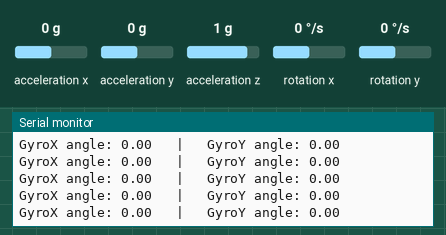
Recording of a program running on a simulated Arduino Mega 2560, built with avr-gcc and run on an emulated ATmega2560. Parts: the last lines printed to the serial monitor. Wiring (inferred from the names in the program): MPU-6050 motion sensor at I2C address 0x68. The test bench sets the inputs (shaded band); at power-on: acceleration x 0 g, acceleration y 0 g, rotation x 0 °/s, rotation y 0 °/s, acceleration z 1 g.

Above: at 1.2 s.
1.3 s: acceleration x set to -1.4 g
At 1.41 s:
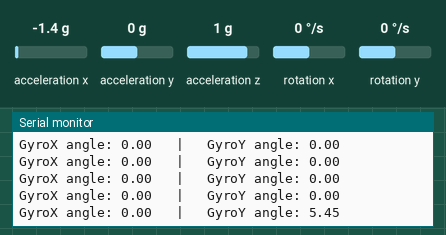
4.3 s: acceleration y set to -1.4 g
At 4.34 s:
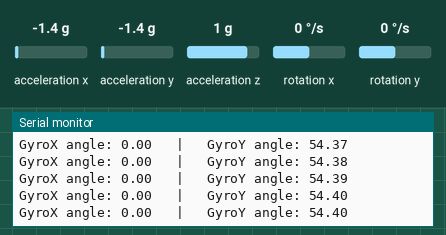
7.3 s: rotation x set to -192 °/s
At 7.34 s:
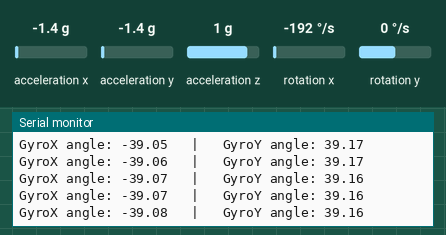
10.3 s: rotation y set to -192 °/s
At 10.31 s:
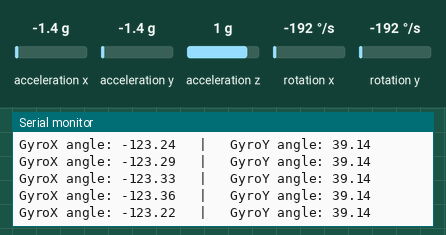
13.3 s: acceleration x set to 0.8 g
At 13.34 s:
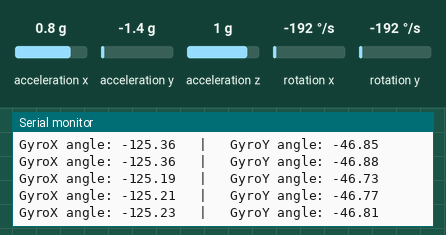
16.3 s: acceleration y set to 0 g
At 16.33 s:
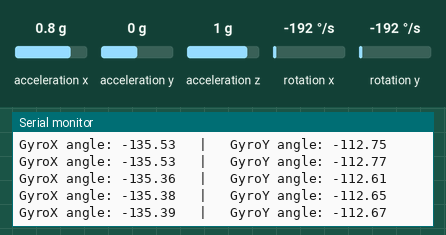
Timing chart, 0 to 19.3 s (numbered marks = the images above; inputs shaded):
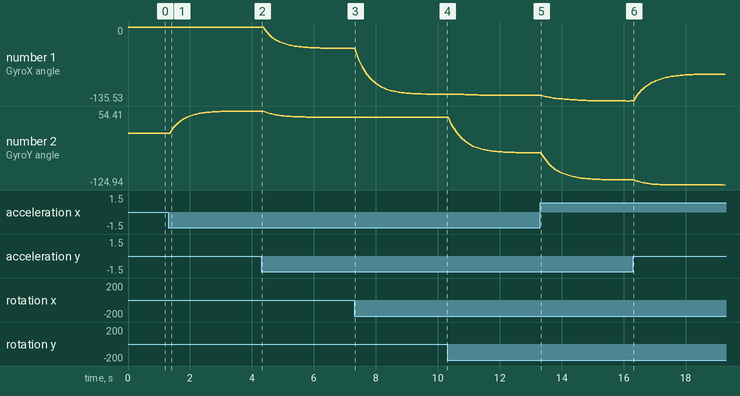

Measured:
- after the input at 1.3 s, the serial monitor: prints a new line after 0.09 s (image 1)
- plotted number 1: 0 → -39.07 after the input at 4.3 s, -39.07 → -123.22 after the input at 7.3 s
- plotted number 2: 0 → 54.4 after the input at 1.3 s, 54.4 → 39.16 after the input at 4.3 s

The program:

main.cpp
```cpp
#include <Arduino.h>
#include <Wire.h>

/*MPU-6050 gives you 16 bits data so you have to create some float constants
*to store the data for accelerations and gyro*/

//Gyro Variables
float elapsedTime, time, timePrev;            //Variables for time control
int gyro_error=0;                             //We use this variable to only calculate once the gyro data error
float Gyr_rawX, Gyr_rawY, Gyr_rawZ;           //Here we store the raw data read
float Gyro_angle_x, Gyro_angle_y;             //Here we store the angle value obtained with Gyro data
float Gyro_raw_error_x, Gyro_raw_error_y;     //Here we store the initial gyro data error

//Acc Variables
int acc_error=0;                              //We use this variable to only calculate once the Acc data error
float rad_to_deg = 180/3.141592654;           //This value is for pasing from radians to degrees values
float Acc_rawX, Acc_rawY, Acc_rawZ;           //Here we store the raw data read
float Acc_angle_x, Acc_angle_y;               //Here we store the angle value obtained with Acc data
float Acc_angle_error_x, Acc_angle_error_y;   //Here we store the initial Acc data error

float Total_angle_x, Total_angle_y;           //Here we store the final total angle

//More variables for the code...
int i;
int mot_activated=0;
long activate_count=0;
long des_activate_count=0;

//////////////////////////////PID FOR ROLL///////////////////////////
float roll_PID, pwm_L_F, pwm_L_B, pwm_R_F, pwm_R_B, roll_error, roll_previous_error;
float roll_pid_p=0;
float roll_pid_i=0;
float roll_pid_d=0;
///////////////////////////////ROLL PID CONSTANTS////////////////////
double roll_kp=4;//3.55
double roll_ki=0.1;//0.003
double roll_kd=0.1;//2.05
float roll_desired_angle = 0;     //This is the angle in which we whant the

//////////////////////////////PID FOR PITCH//////////////////////////
float pitch_PID, pitch_error, pitch_previous_error;
float pitch_pid_p=0;
float pitch_pid_i=0;
float pitch_pid_d=0;
///////////////////////////////PITCH PID CONSTANTS///////////////////
double pitch_kp=4;//3.55
double pitch_ki=0.1;//0.003
double pitch_kd=0.1;//2.05

float pitch_desired_angle = 0;     //This is the angle in which we want the gimbal to stay (for now it will be 0) Joystick for future versions

float PWM_pitch, PWM_roll;

void setup() {
    Serial.begin(9600);
  Wire.begin();
  //begin the wire comunication
  Wire.beginTransmission(0x68);           //begin, Send the slave adress (in this case 68)
  Wire.write(0x6B);                       //make the reset (place a 0 into the 6B register)
  Wire.write(0x00);
  Wire.endTransmission(true);             //end the transmission
  //Gyro config
  Wire.beginTransmission(0x68
  );           //begin, Send the slave adress (in this case 68)
  Wire.write(0x1B);                       //We want to write to the GYRO_CONFIG register (1B hex)
  Wire.write(0x10);                       //Set the register bits as 00010000 (1000dps full scale)
  Wire.endTransmission(true);             //End the transmission with the gyro
  //Acc config
  Wire.beginTransmission(0x68);           //Start communication with the address found during search.
  Wire.write(0x1C);                       //We want to write to the ACCEL_CONFIG register
  Wire.write(0x10);                       //Set the register bits as 00010000 (+/- 8g full scale range)
  Wire.endTransmission(true);

  //Serial.begin(9600);                     //Remember to set this same baud rate to the serial monitor
  time = millis();                        //Start counting time in milliseconds
}//end of setup void


void loop() {

  /////////////////////////////I M U/////////////////////////////////////
  timePrev = time;  // the previous time is stored before the actual time read
  time = millis();  // actual time read
  elapsedTime = (time - timePrev) / 1000;
  /*The tiemeStep is the time that elapsed since the previous loop.
  *This is the value that we will use in the formulas as "elapsedTime"
  *in seconds. We work in ms so we have to divide the value by 1000
  to obtain seconds*/
  /*Reed the values that the accelerometre gives.
  * We know that the slave adress for this IMU is 0x68 in
  * hexadecimal. For that in the RequestFrom and the
  * begin functions we have to put this value.*/
 //////////////////////////////////////Gyro read/////////////////////////////////////
  Wire.beginTransmission(0x68);            //begin, Send the slave adress (in this case 68)
  Wire.write(0x43);                        //First adress of the Gyro data
  Wire.endTransmission(false);
  Wire.requestFrom(0x68,4,true);           //We ask for just 4 registers
  Gyr_rawX=Wire.read()<<8|Wire.read();     //Once again we shif and sum
  Gyr_rawY=Wire.read()<<8|Wire.read();
  /*Now in order to obtain the gyro data in degrees/seconds we have to divide first
  the raw value by 32.8 because that's the value that the datasheet gives us for a 1000dps range*/
  /*---X---*/
  Gyr_rawX = (Gyr_rawX/32.8);
  /*---Y---*/
  Gyr_rawY = (Gyr_rawY/32.8);
  /*Now we integrate the raw value in degrees per seconds in order to obtain the angle
  * If you multiply degrees/seconds by seconds you obtain degrees */
    /*---X---*/
  Gyro_angle_x = Gyr_rawX*elapsedTime;
  /*---X---*/
  Gyro_angle_y = Gyr_rawY*elapsedTime;


  //////////////////////////////////////Acc read/////////////////////////////////////
  Wire.beginTransmission(0x68);     //begin, Send the slave adress (in this case 68)
  Wire.write(0x3B);                 //Ask for the 0x3B register- correspond to AcX
  Wire.endTransmission(false);      //keep the transmission and next
  Wire.requestFrom(0x68,6,true);    //We ask for next 6 registers starting withj the 3B
  /*We have asked for the 0x3B register. The IMU will send a brust of register.
  * The amount of register to read is specify in the requestFrom function.
  * In this case we request 6 registers. Each value of acceleration is made out of
  * two 8bits registers, low values and high values. For that we request the 6 of them
  * and just make then sum of each pair. For that we shift to the left the high values
  * register (<<) and make an or (|) operation to add the low values.
  If we read the datasheet, for a range of+-8g, we have to divide the raw values by 4096*/
  Acc_rawX=(Wire.read()<<8|Wire.read())/4096.0 ; //each value needs two registres
  Acc_rawY=(Wire.read()<<8|Wire.read())/4096.0 ;
  Acc_rawZ=(Wire.read()<<8|Wire.read())/4096.0 ;
 /*Now in order to obtain the Acc angles we use euler formula with acceleration values
 after that we substract the error value found before*/
 /*---X---*/
 Acc_angle_x = (atan((Acc_rawY)/sqrt(pow((Acc_rawX),2) + pow((Acc_rawZ),2)))*rad_to_deg) ;
 /*---Y---*/
 Acc_angle_y = (atan(-1*(Acc_rawX)/sqrt(pow((Acc_rawY),2) + pow((Acc_rawZ),2)))*rad_to_deg) ;


 //////////////////////////////////////Total angle and filter/////////////////////////////////////
 /*---X axis angle---*/
 Total_angle_x = 0.9 *(Total_angle_x + Gyro_angle_x) + 0.1*Acc_angle_x;
 /*---Y axis angle---*/
 Total_angle_y = 0.9 *(Total_angle_y + Gyro_angle_y) + 0.1*Acc_angle_y;

 Serial.print("GyroX angle: ");
 Serial.print(Total_angle_x);
 Serial.print("   |   ");
 Serial.print("GyroY angle: ");
 Serial.println(Total_angle_y);
}
```
